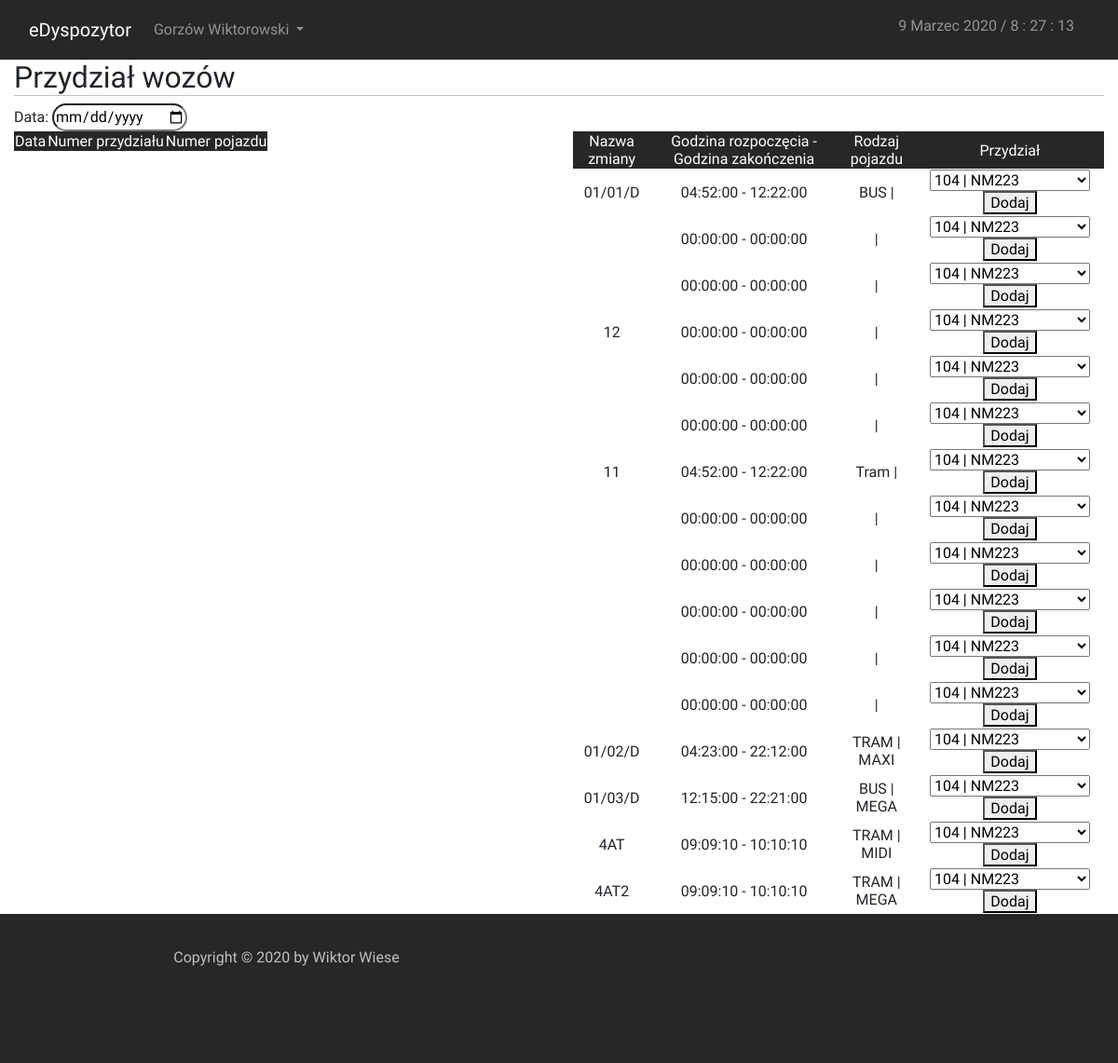
Page /index_user.php?page=plans (signed in) on the committed database.
### tables this page shows
CREATE TABLE `timetable` (
  `id` int(11) NOT NULL,
  `miasto` int(11) NOT NULL,
  `nazwa_zm` text,
  `godz_roz` time DEFAULT NULL,
  `godz_zak` time DEFAULT NULL,
  `rodzaj` text,
  `obsluga` text NOT NULL,
  `uwagi` longtext
);

### index_user.php (called while the page is built)
<?php
    include("./layout/header.php");
    $toInclude = isset($_GET['page']) ? $_GET['page']:"main";
    include("./pages/user/$toInclude.php");
    include("./layout/footer.php");
?>

### scripts/php/plans/list_vehicles.php (the view)
<?php
    require_once("scripts/php/db_connect.php");
    $connect = new mysqli($host, $db_user, $db_password, $db_name);
    $query_vehicles="SELECT * FROM vehicles WHERE miasto LIKE '$_SESSION[access]'";
    if($result = @$connect->query($query_vehicles))
    {
        $users = $result->num_rows;
        if($users>0)
        {
            echo "<select>";
            while($row = $result->fetch_array())
            {
                echo "<option>".$row['numer_tab']." | ".$row['model']."</option>";
            }
            echo "</select>";
        }
    }
?>

### layout/header.php (shortened to what this page needs)
<html>
    <head>
        <link rel="stylesheet" type="text/css" href="./styles/style_main.css">
        <link rel="stylesheet" type="text/css" href="./styles/style_pages.css">
        <link rel="stylesheet" type="text/css" href="./styles/bootstrap/bootstrap.min.css">
    </head>
    <body>
        <header>
            <div class="col-sm-12">
                <nav class="navbar navbar-expand navbar-dark">
                    <a class="navbar-brand" href="<?php
                        if($_SESSION['access']=="1")
                        {
                            echo "index_admin.php";
                        }
                        if($_SESSION['access'] == "2")
                        {
                            echo "index_user.php";
                        }
                        if($_SESSION['access'] == "3")
                        {
                            echo "index_user.php";
                        }
                        if($_SESSION['access'] == "4")
                        {
                            echo "index_user.php";
                        }
                        if($_SESSION['access'] == "5")
                        {
                            echo "index_user.php";
                        }
                    ?>">eDyspozytor</a>
                    <div class="collapse navbar-collapse">
                        <ul class="navbar-nav mr-auto">
                            <li class="nav-item dropdown">
                                <a class="nav-link dropdown-toggle" data-toggle="dropdown" role="button" aria-haspopup="true" aria-expanded="false" href="#">
                                <?php
                                    require_once('./scripts/php/header.php');
                                ?>
                                <span class="caret"></span></a>
                            </li>
                        </ul>
                    </div>
                    <span class="navbar text">
					    <label id="label-time"></label>
                    </span>
                </nav>
            </div>
        </header>

### scripts/php/header.php (shortened to what this page needs)
<?php
    if($_SESSION['access'] == '2')
    {
        echo "Gorzów Wiktorowski";
    }
?>

### pages/user/plans.php (shortened to what this page needs)
<main>
    <?php
        require_once("scripts/php/db_connect.php");
        $connect = new mysqli($host, $db_user, $db_password, $db_name);
    ?>
    <div class='container-fluid'>
        <div class='row'>
            <div class="col-md-12">
                <H2 class='headline'>Przydział wozów</H2>
            </div>
            <div class='col-md-12'>
                <a>Data: </a><input type='date'/>
            </div>
            <div class='col-md-6'>
                <form action='scripts/php/plans/add_to_plans.php'>
                    <?php
                        $query_timetable="SELECT * FROM `timetable` WHERE `miasto` = '$_SESSION[access]'";
                        echo "<table>
                                    <tr class='main'>
                                        <td>Data</td>
                                        <td>Numer przydziału</td>
                                        <td>Numer pojazdu</td>
                                    </tr>";
                        echo "</table>";
                    ?>
                    </form>
                </div>
                <div class='col-md-6'>
                    <?php
                        if($result1 = @$connect->query($query_timetable))
                        {
                            $users = $result1->num_rows;
                            if($users>0)
                            {
                                echo "<table>
                                <tr class='main'>
                                <td>Nazwa zmiany</td>
                                <td>Godzina rozpoczęcia - Godzina zakończenia</td>
                                <td>Rodzaj pojazdu</td>
                                <td>Przydział</td>
                                </tr>";
                                while($row = $result1->fetch_array())
                                {
                                    echo "<tr>
                                        <td>$row[nazwa_zm]</td>
                                        <td>$row[godz_roz] - $row[godz_zak]</td>
                                        <td>$row[rodzaj] | $row[obsluga]</td>
                                        <td>";
                                        include('scripts/php/plans/list_vehicles.php');
                                        echo "<button type='submit'>Dodaj</button></td>
                                    </tr>";
                                }
                            }
                        }
                        echo "</table>";
                    ?>
            </div>
        </div>
    </div>
</main>

### layout/footer.php
<footer class="footer-distributed">
    <div class="container-fluid">
        <div class="footer__left col-md-6 col-sm-12">
            <p>Copyright &copy <?php
                $year = date("Y");
                if($year == '2020')
                {
                    echo $year;
                } else {
                    echo "2020 - ".$year;
                }
            ?>
            by <a href="http://wiktorwiese.000webhostapp.com/">Wiktor Wiese</a></p>
        </div>
        <div class="footer__right col-md-6 col-sm-12">
        </div>
    </div>
</footer>

### styles/style_main.css (style rules this page uses)
body { font-family: 'Raleway', sans-serif !important; background: #272727 !important; }
header { width: 100%; }
.headline { border-bottom: 1px solid silver; }

### styles/style_pages.css (style rules this page uses)
header, footer { background: #272727; }
main { background: white; }
.text { color: rgba(255,255,255,.5)!important; }
footer { height: 20%; color: silver; }
.footer__left { width: 50%; height: auto; float: left; padding-top: 3%; text-align: center; }
footer .col-sm-12 { height: 25%; }
.footer__left a { text-decoration: none; color: silver; }
.footer__right { width: 50%; height: auto; float: right; text-align: center; padding-top: 2%; font-size: 30px; text-decoration: none; }
table, tr, td { text-align: center; width: inherit; }
table .main { color: white !important; background: #272727 !important; }
input { border-radius: 20px; }

### rows in the picture
timetable: nazwa_zm "01/01/D", godz_roz "04:52:00", godz_zak "12:22:00", rodzaj "BUS"
timetable: godz_roz "00:00:00", godz_zak "00:00:00"
timetable: godz_roz "00:00:00", godz_zak "00:00:00"
timetable: nazwa_zm "12", godz_roz "00:00:00", godz_zak "00:00:00"
timetable: godz_roz "00:00:00", godz_zak "00:00:00"
timetable: godz_roz "00:00:00", godz_zak "00:00:00"
timetable: nazwa_zm "11", godz_roz "04:52:00", godz_zak "12:22:00", rodzaj "Tram"
timetable: godz_roz "00:00:00", godz_zak "00:00:00"
timetable: godz_roz "00:00:00", godz_zak "00:00:00"
timetable: godz_roz "00:00:00", godz_zak "00:00:00"
timetable: godz_roz "00:00:00", godz_zak "00:00:00"
timetable: godz_roz "00:00:00", godz_zak "00:00:00"
timetable: nazwa_zm "01/02/D", godz_roz "04:23:00", godz_zak "22:12:00", rodzaj "TRAM", obsluga "MAXI"
timetable: nazwa_zm "01/03/D", godz_roz "12:15:00", godz_zak "22:21:00", rodzaj "BUS", obsluga "MEGA"
timetable: nazwa_zm "4AT", godz_roz "09:09:10", godz_zak "10:10:10", rodzaj "TRAM", obsluga "MIDI"
timetable: nazwa_zm "4AT2", godz_roz "09:09:10", godz_zak "10:10:10", rodzaj "TRAM", obsluga "MEGA"

### other values in the picture
form field value "104 | NM223"
